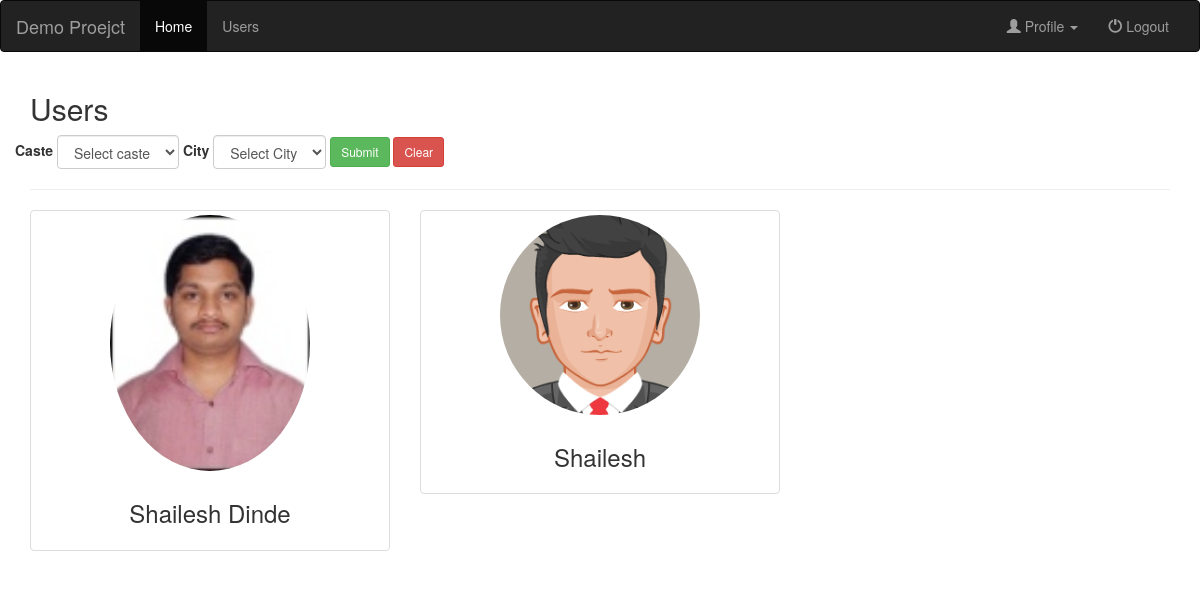
The app's page /user/users.php (signed in) with its own data.
### tables this page shows
CREATE TABLE `user` (
  `id` int(11) NOT NULL,
  `name` varchar(200) NOT NULL,
  `email` varchar(100) NOT NULL,
  `mobile` varchar(50) NOT NULL,
  `casteid` int(11) DEFAULT NULL,
  `cityid` int(11) DEFAULT NULL,
  `address` text DEFAULT NULL,
  `photo` varchar(200) DEFAULT NULL,
  `dob` date DEFAULT NULL,
  `status` int(11) NOT NULL,
  `familydetails` text DEFAULT NULL,
  `description` text DEFAULT NULL,
  `password` varchar(100) NOT NULL
);

### user/users.php (the view, shortened to what this page needs)
<?php
include "../db.php";
$username = $_SESSION['user'];
$query = "SELECT u.*, c.name as cityname, ca.name as castename
            FROM
            user as u left join city as c on u.cityid = c.id
            left join caste as ca on u.casteid = ca.id
            WHERE u.status=1";
?>
<!DOCTYPE html>
<html lang="en">
<head>
    <link rel="stylesheet" href="https://maxcdn.bootstrapcdn.com/bootstrap/3.4.1/css/bootstrap.min.css">
    <link rel="stylesheet" href="https://cdn.datatables.net/1.13.5/css/jquery.dataTables.min.css">
</head>
<body>
    <?php
    include "nav.php";
    ?>
    <div class="container">
        <h2>Users</h2>
        <div class="row">
            <form method="post" action="" class="form-inline">
                <div class="form-group">
                    <label for="exampleInputPassword1">Caste</label>
                    <select class="form-control" id="caste" name="caste">
                        <option value="">Select caste</option>
                    </select>
                </div>
                <div class="form-group">
                    <label for="exampleInputPassword1">City</label>
                    <select class="form-control" id="city" name="city">
                        <option value="">Select City</option>
                    </select>
                </div>
                <button type="submit" name="submit" id="submit" class="btn btn-success btn-sm">Submit</button>
                <button type="reset" class="btn btn-danger btn-sm">Clear</button>
            </form>
        </div>
        <hr>
        <div class="row" id="userslist">
            <?php
            $data = mysqli_query($connection, $query);
            while ($row = mysqli_fetch_assoc($data)) {
            ?>
                <div class="col-md-4">
                    <div class="thumbnail">
                        <a href="details.php?id=<?= $row['id'] ?>" target="_blank">
                            <?php
                            if ($row['photo'] == null) {
                                echo '<img src="../userphotos/default.png" class="img-circle  " alt="' . $username . '" width="200" height="200" id="preview-selected-image">';
                            } else {
                                echo '<img src="../userphotos/' . $row['photo'] . '" class="img-circle " alt="' . $username . '" width="200" height="200" id="preview-selected-image">';
                            }
                            ?>
                            <div class="caption">
                                <h3 class="text-center"><?= $row['name'] ?></h3>
                            </div>
                        </a>
                    </div>
                </div>
            <?php } ?>
        </div>
    </div>
</body>
</html>

### records on screen
user: photo (picture), name "Shailesh Dinde"
user: name "Shailesh"

### other values on screen
$projectName "Demo Proejct"
